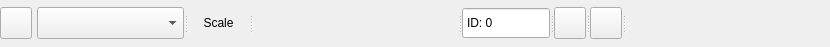
<?xml version="1.0" encoding="UTF-8"?>
<ui version="4.0">
 <class>Form</class>
 <widget class="QWidget" name="Form">
  <property name="geometry">
   <rect>
    <x>0</x>
    <y>0</y>
    <width>830</width>
    <height>47</height>
   </rect>
  </property>
  <property name="sizePolicy">
   <sizepolicy hsizetype="Preferred" vsizetype="MinimumExpanding">
    <horstretch>0</horstretch>
    <verstretch>0</verstretch>
   </sizepolicy>
  </property>
  <property name="minimumSize">
   <size>
    <width>0</width>
    <height>20</height>
   </size>
  </property>
  <property name="maximumSize">
   <size>
    <width>900</width>
    <height>50</height>
   </size>
  </property>
  <property name="windowTitle">
   <string>Form</string>
  </property>
  <property name="toolTip">
   <string/>
  </property>
  <layout class="QGridLayout" name="gridLayout">
   <property name="margin">
    <number>0</number>
   </property>
   <property name="spacing">
    <number>0</number>
   </property>
   <item row="0" column="2">
    <widget class="QSplitter" name="splitter">
     <property name="orientation">
      <enum>Qt::Horizontal</enum>
     </property>
     <widget class="QgsMapLayerComboBox" name="mMapLayerComboBox">
      <property name="sizePolicy">
       <sizepolicy hsizetype="MinimumExpanding" vsizetype="Fixed">
        <horstretch>0</horstretch>
        <verstretch>0</verstretch>
       </sizepolicy>
      </property>
      <property name="minimumSize">
       <size>
        <width>0</width>
        <height>20</height>
       </size>
      </property>
      <property name="maximumSize">
       <size>
        <width>16777215</width>
        <height>32</height>
       </size>
      </property>
      <property name="filters">
       <set>QgsMapLayerProxyModel::HasGeometry|QgsMapLayerProxyModel::LineLayer|QgsMapLayerProxyModel::PluginLayer|QgsMapLayerProxyModel::PointLayer|QgsMapLayerProxyModel::PolygonLayer</set>
      </property>
     </widget>
     <widget class="QLabel" name="label_zoom">
      <property name="sizePolicy">
       <sizepolicy hsizetype="Preferred" vsizetype="Fixed">
        <horstretch>0</horstretch>
        <verstretch>0</verstretch>
       </sizepolicy>
      </property>
      <property name="minimumSize">
       <size>
        <width>0</width>
        <height>20</height>
       </size>
      </property>
      <property name="maximumSize">
       <size>
        <width>16777215</width>
        <height>16777215</height>
       </size>
      </property>
      <property name="font">
       <font>
        <pointsize>9</pointsize>
       </font>
      </property>
      <property name="text">
       <string>Scale</string>
      </property>
      <property name="alignment">
       <set>Qt::AlignCenter</set>
      </property>
     </widget>
     <widget class="QgsScaleWidget" name="mScaleWidget">
      <property name="sizePolicy">
       <sizepolicy hsizetype="MinimumExpanding" vsizetype="Fixed">
        <horstretch>0</horstretch>
        <verstretch>0</verstretch>
       </sizepolicy>
      </property>
      <property name="minimumSize">
       <size>
        <width>0</width>
        <height>20</height>
       </size>
      </property>
      <property name="maximumSize">
       <size>
        <width>16194919</width>
        <height>32</height>
       </size>
      </property>
      <property name="showCurrentScaleButton">
       <bool>true</bool>
      </property>
     </widget>
     <widget class="QSpinBox" name="idSpinBox">
      <property name="sizePolicy">
       <sizepolicy hsizetype="MinimumExpanding" vsizetype="Fixed">
        <horstretch>0</horstretch>
        <verstretch>0</verstretch>
       </sizepolicy>
      </property>
      <property name="minimumSize">
       <size>
        <width>40</width>
        <height>20</height>
       </size>
      </property>
      <property name="maximumSize">
       <size>
        <width>16777215</width>
        <height>16777215</height>
       </size>
      </property>
      <property name="buttonSymbols">
       <enum>QAbstractSpinBox::NoButtons</enum>
      </property>
      <property name="suffix">
       <string/>
      </property>
      <property name="prefix">
       <string>ID: </string>
      </property>
     </widget>
     <widget class="QPushButton" name="backInspectButton">
      <property name="sizePolicy">
       <sizepolicy hsizetype="Fixed" vsizetype="Fixed">
        <horstretch>0</horstretch>
        <verstretch>0</verstretch>
       </sizepolicy>
      </property>
      <property name="minimumSize">
       <size>
        <width>32</width>
        <height>20</height>
       </size>
      </property>
      <property name="maximumSize">
       <size>
        <width>32</width>
        <height>32</height>
       </size>
      </property>
      <property name="toolTip">
       <string>&lt;html&gt;&lt;head/&gt;&lt;body&gt;&lt;p&gt;Back inspect&lt;/p&gt;&lt;p&gt;&lt;br/&gt;&lt;/p&gt;&lt;/body&gt;&lt;/html&gt;</string>
      </property>
      <property name="text">
       <string/>
      </property>
      <property name="icon">
       <iconset resource="../../../../resources.qrc">
        <normaloff>:/plugins/DsgTools/icons/backInspect.png</normaloff>:/plugins/DsgTools/icons/backInspect.png</iconset>
      </property>
      <property name="iconSize">
       <size>
        <width>25</width>
        <height>25</height>
       </size>
      </property>
     </widget>
     <widget class="QPushButton" name="nextInspectButton">
      <property name="sizePolicy">
       <sizepolicy hsizetype="Fixed" vsizetype="Fixed">
        <horstretch>0</horstretch>
        <verstretch>0</verstretch>
       </sizepolicy>
      </property>
      <property name="minimumSize">
       <size>
        <width>32</width>
        <height>20</height>
       </size>
      </property>
      <property name="maximumSize">
       <size>
        <width>32</width>
        <height>32</height>
       </size>
      </property>
      <property name="toolTip">
       <string>&lt;html&gt;&lt;head/&gt;&lt;body&gt;&lt;p&gt;Next inspect&lt;/p&gt;&lt;/body&gt;&lt;/html&gt;</string>
      </property>
      <property name="text">
       <string/>
      </property>
      <property name="icon">
       <iconset resource="../../../../resources.qrc">
        <normaloff>:/plugins/DsgTools/icons/nextInspect.png</normaloff>:/plugins/DsgTools/icons/nextInspect.png</iconset>
      </property>
      <property name="iconSize">
       <size>
        <width>25</width>
        <height>25</height>
       </size>
      </property>
     </widget>
     <widget class="QgsFieldExpressionWidget" name="mFieldExpressionWidget">
      <property name="sizePolicy">
       <sizepolicy hsizetype="MinimumExpanding" vsizetype="Preferred">
        <horstretch>0</horstretch>
        <verstretch>0</verstretch>
       </sizepolicy>
      </property>
      <property name="minimumSize">
       <size>
        <width>0</width>
        <height>20</height>
       </size>
      </property>
     </widget>
    </widget>
   </item>
   <item row="0" column="0">
    <widget class="QPushButton" name="inspectPushButton">
     <property name="sizePolicy">
      <sizepolicy hsizetype="Fixed" vsizetype="Fixed">
       <horstretch>0</horstretch>
       <verstretch>0</verstretch>
      </sizepolicy>
     </property>
     <property name="minimumSize">
      <size>
       <width>32</width>
       <height>20</height>
      </size>
     </property>
     <property name="maximumSize">
      <size>
       <width>32</width>
       <height>32</height>
      </size>
     </property>
     <property name="toolTip">
      <string>Inspect Features Tool</string>
     </property>
     <property name="text">
      <string/>
     </property>
     <property name="icon">
      <iconset resource="../../../../resources.qrc">
       <normaloff>:/plugins/DsgTools/icons/inspectFeatures.png</normaloff>:/plugins/DsgTools/icons/inspectFeatures.png</iconset>
     </property>
     <property name="iconSize">
      <size>
       <width>28</width>
       <height>28</height>
      </size>
     </property>
     <property name="checkable">
      <bool>true</bool>
     </property>
    </widget>
   </item>
   <item row="0" column="1">
    <spacer name="horizontalSpacer">
     <property name="orientation">
      <enum>Qt::Horizontal</enum>
     </property>
     <property name="sizeType">
      <enum>QSizePolicy::Fixed</enum>
     </property>
     <property name="sizeHint" stdset="0">
      <size>
       <width>5</width>
       <height>20</height>
      </size>
     </property>
    </spacer>
   </item>
  </layout>
 </widget>
 <customwidgets>
  <customwidget>
   <class>QgsFieldExpressionWidget</class>
   <extends>QWidget</extends>
   <header>qgsfieldexpressionwidget.h</header>
  </customwidget>
  <customwidget>
   <class>QgsMapLayerComboBox</class>
   <extends>QComboBox</extends>
   <header>qgsmaplayercombobox.h</header>
  </customwidget>
  <customwidget>
   <class>QgsScaleWidget</class>
   <extends>QWidget</extends>
   <header>qgsscalewidget.h</header>
  </customwidget>
 </customwidgets>
 <resources>
  <include location="../../../../resources.qrc"/>
 </resources>
 <connections/>
</ui>
